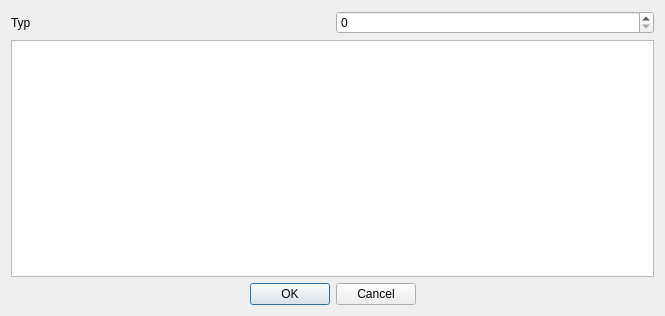
<?xml version="1.0" encoding="UTF-8"?>
<ui version="4.0">
 <class>SelectMatchDialog</class>
 <widget class="QDialog" name="SelectMatchDialog">
  <property name="geometry">
   <rect>
    <x>0</x>
    <y>0</y>
    <width>665</width>
    <height>316</height>
   </rect>
  </property>
  <property name="windowTitle">
   <string>Dialog</string>
  </property>
  <layout class="QGridLayout" name="gridLayout">
   <item row="0" column="0">
    <layout class="QHBoxLayout" name="horizontalLayout">
     <item>
      <widget class="QLabel" name="label">
       <property name="text">
        <string>Тур</string>
       </property>
      </widget>
     </item>
     <item>
      <widget class="QSpinBox" name="sbTours"/>
     </item>
    </layout>
   </item>
   <item row="1" column="0">
    <widget class="QListWidget" name="lstMatches">
     <property name="contextMenuPolicy">
      <enum>Qt::CustomContextMenu</enum>
     </property>
    </widget>
   </item>
   <item row="2" column="0">
    <widget class="QDialogButtonBox" name="buttonBox">
     <property name="orientation">
      <enum>Qt::Horizontal</enum>
     </property>
     <property name="standardButtons">
      <set>QDialogButtonBox::Cancel|QDialogButtonBox::Ok</set>
     </property>
     <property name="centerButtons">
      <bool>true</bool>
     </property>
    </widget>
   </item>
  </layout>
  <action name="actTP70">
   <property name="text">
    <string>7-0</string>
   </property>
  </action>
  <action name="actTP00">
   <property name="text">
    <string>0-0</string>
   </property>
  </action>
  <action name="actTP07">
   <property name="text">
    <string>0-7</string>
   </property>
  </action>
 </widget>
 <resources/>
 <connections>
  <connection>
   <sender>buttonBox</sender>
   <signal>accepted()</signal>
   <receiver>SelectMatchDialog</receiver>
   <slot>accept()</slot>
   <hints>
    <hint type="sourcelabel">
     <x>248</x>
     <y>254</y>
    </hint>
    <hint type="destinationlabel">
     <x>157</x>
     <y>274</y>
    </hint>
   </hints>
  </connection>
  <connection>
   <sender>buttonBox</sender>
   <signal>rejected()</signal>
   <receiver>SelectMatchDialog</receiver>
   <slot>reject()</slot>
   <hints>
    <hint type="sourcelabel">
     <x>316</x>
     <y>260</y>
    </hint>
    <hint type="destinationlabel">
     <x>286</x>
     <y>274</y>
    </hint>
   </hints>
  </connection>
 </connections>
</ui>
